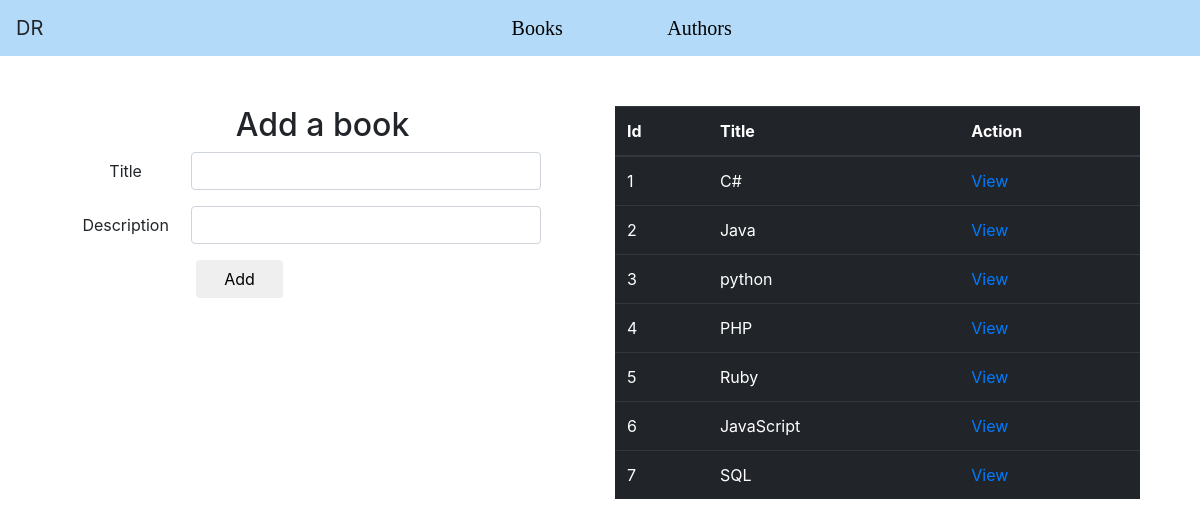
The app's page /books, older data.
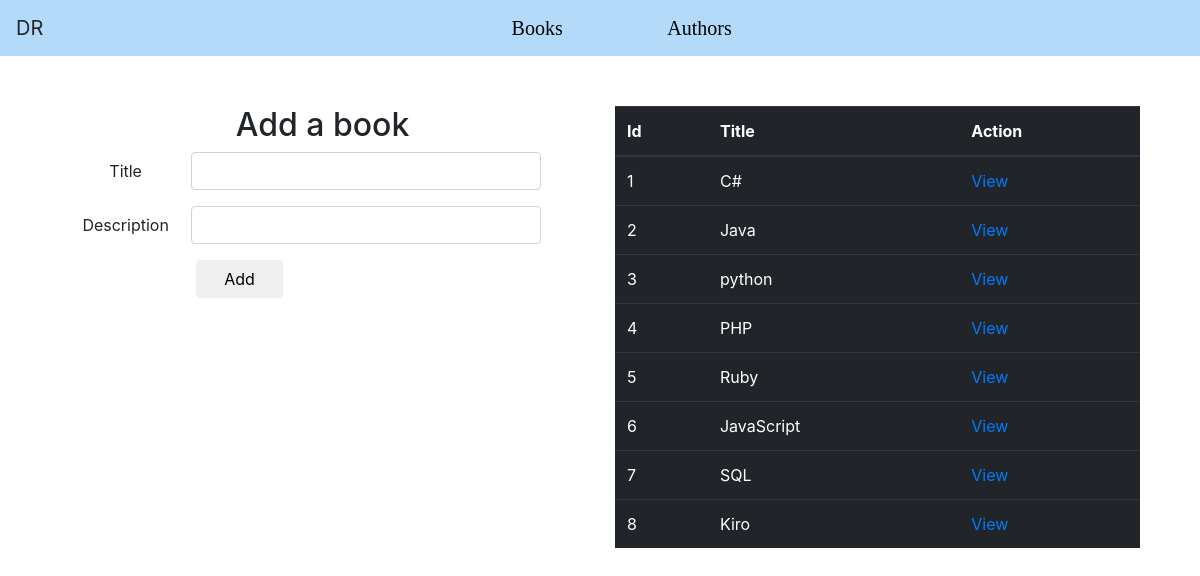
The same page, newer data.
### books_authors/models.py (models this page shows)
class Book(models.Model):
    title= models.CharField(max_length=255)
    desc= models.TextField()
    created_at= models.DateTimeField(auto_now_add=True)
    updated_at= models.DateTimeField(auto_now=True)

### books_authors/views.py (the view)
# urls.py: path('books', views.books),
def books(request):
    return render(request, "books.html", {"books": Book.objects.all()})

### books_authors/templates/books.html (shortened to what this page needs)
<!DOCTYPE html>
<html lang="en">
    <head>
        <link rel="stylesheet" href="https://maxcdn.bootstrapcdn.com/bootstrap/4.0.0/css/bootstrap.min.css">
        {% load static %}
        <link rel="stylesheet" href="{% static 'styles.css' %}">
        {% load static %}
    </head>
    <body>
        <nav class="navbar navbar-expand-md navbar-light">
            <a class= "navbar-brand">DR</a>
            <ul class="navbar-nav">
                <li class="active" id="active">
                    <a href="/books">Books</a>
                    <a href="/authors">Authors</a>
                </li>
            </ul>
        </nav>
        <div class="container">
            <div class="row" id="booksNlist">
                <div class="col">
                    <h2>Add a book</h2>
                    <form action="/add_book" method="POST">
                        <div class="form-group form-inline">
                            <label for="title" class="col-3">Title</label>
                            <input type="text" name="title" id="title" class="form-control col-8">
                        </div>
                        <div class="form-group form-inline">
                            <label for="desc" class="col-3">Description</label>
                            <input type="text" name="desc" id="desc" class="form-control col-8">
                        </div>
                        <div class="form-group">
                            <label for="Add" class="col-3"></label>
                            <button class="btn btn-default col-2">Add</button>
                        </div>
                    </form>
                </div>
                <div class="col" id="allItems">
                    <table class="table table-dark">
                        <thead>
                            <tr>
                                <th>Id</th>
                                <th>Title</th>
                                <th>Action</th>
                            </tr>
                        </thead>
                        <tbody>
                        {% for book in books %}
                        <tr>
                            <td>{{ book.id }}</td>
                            <td>{{ book.title }}</td>
                            <td><a href="/view_book/{{ book.id }}">View</a></td>
                        </tr>
                        {% endfor %}
                        </tbody>
                    </table>
                </div>
            </div>
        </div>
    </body>
</html>

Row changes from the older to the newer data that the page shows:
added Book: id "8", title "Kiro"
